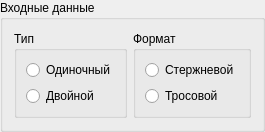
             <widget class="QGroupBox" name="groupBox_9">
              <property name="title">
               <string>Входные данные</string>
              </property>
              <layout class="QVBoxLayout" name="verticalLayout_16">
               <item>
                <layout class="QHBoxLayout" name="horizontalLayout_7">
                 <item>
                  <layout class="QVBoxLayout" name="verticalLayout_18">
                   <item>
                    <widget class="QGroupBox" name="groupBox_10">
                     <property name="title">
                      <string>Тип</string>
                     </property>
                     <layout class="QVBoxLayout" name="verticalLayout_19">
                      <item>
                       <widget class="QRadioButton" name="singleRadioBtn">
                        <property name="text">
                         <string>Одиночный</string>
                        </property>
                       </widget>
                      </item>
                      <item>
                       <widget class="QRadioButton" name="doubleRadioBtn">
                        <property name="text">
                         <string>Двойной</string>
                        </property>
                       </widget>
                      </item>
                     </layout>
                    </widget>
                   </item>
                  </layout>
                 </item>
                 <item>
                  <layout class="QVBoxLayout" name="verticalLayout_17">
                   <item>
                    <widget class="QGroupBox" name="groupBox_11">
                     <property name="title">
                      <string>Формат</string>
                     </property>
                     <layout class="QVBoxLayout" name="verticalLayout_20">
                      <item>
                       <widget class="QRadioButton" name="rodRadioBtn">
                        <property name="text">
                         <string>Стержневой</string>
                        </property>
                       </widget>
                      </item>
                      <item>
                       <widget class="QRadioButton" name="cableRadioBtn">
                        <property name="text">
                         <string>Тросовой</string>
                        </property>
                       </widget>
                      </item>
                     </layout>
                    </widget>
                   </item>
                  </layout>
                 </item>
                </layout>
               </item>
              </layout>
             </widget>
